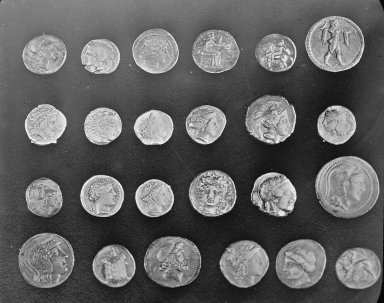
#> input picture skimage.data.coins(), 384 x 303 px; the run also reads 4 pictures not shown here
$ jupyter execute 02_image_segmentation_edges_regions_clustering.ipynb
#> lines starting #> are read from the running program, lines starting #| are printed output that depends on the picture; after the words box and inside, x2 and y2 are one past the last pixel; in counts of white or black regions, pixels touching at a corner belong together
<style>
    pre {
        white-space: pre-wrap;
        word-wrap: break-word;
    }
</style>

<div style="display:flex; justify-content:space-around; align-items:center; background-color:#cccccc; padding:5px; border:2px solid #333333;">
    <a href="https://estudios.upct.es/grado/5251/inicio" target="_blank">

    <a href="https://www.um.es/web/estudios/grados/ciencia-ingenieria-datos/" target="_blank">

</div>

___
### **Sesión 08**
## Segmentación basada en Bordes, Regiones, Clustering y Movimiento
___

### Objetivos
- Utilizar algoritmos de **detección de bordes** para segmentar imágenes digitales de manera efectiva.
- Aplicar técnicas de **segmentación basada en regiones**, incluyendo el crecimiento de regiones y el algoritmo de watershed.
- Explorar métodos de **segmentación por clustering**, como el algoritmo SLIC para la creación de superpíxeles.
- Implementar técnicas de **segmentación basada en movimiento** para detectar y rastrear objetos en secuencias de imágenes o videos.
- Desarrollar la capacidad de **ajustar y optimizar** estos métodos para mejorar la segmentación de imágenes.

### Contenidos
- [Revisión de Conceptos](#conceptos09)
- [Segmentación basada en Bordes](#bordes09)
- [Segmentación basada en Regiones](#regiones09)
- [Segmentación basada en Clustering](#clustering09)
- [Segmentación basada en Movimiento](#movimiento09)
- [Ejercicios de práctica](#ejercicios09)

<div style="page-break-before: always;"></div>

___
<a class='anchor' id='conceptos09'></a>

## Revisión de Conceptos

### *Segmentación de Imágenes*

<div style="display:flex; justify-content:space-around; align-items:center;">

</div>
<br>

### *Tipos de Enfoques*

| Enfoque           | Descripción                                                                                                     | Métodos/Aplicaciones                                  |
|---------------------------|-----------------------------------------------------------------------------------------------------------------|-------------------------------------------------------|
| **Umbralización**         | Separa los píxeles de una imagen basándose en la intensidad del color, asignando píxeles a segmentos según umbrales específicos. | Métodos simples basados en un umbral global, umbralización adaptativa, y Otsu para determinar automáticamente el mejor umbral. |
| **Bordes**      | Identifica contornos de objetos mediante diferencias de intensidad.                                             | Algoritmos como Canny, Sobel, y Prewitt. Uso de técnicas de relleno para formar áreas segmentadas.           |
| **Regiones**    | Subdivide la imagen en áreas conectadas que representan objetos significativos.                                  | Técnicas como el Crecimiento de Regiones y Watershed.       |
| **Clustering**  | Agrupa píxeles basándose en características como color o textura para formar clústeres o superpíxeles.           | SLIC para la creación de superpíxeles basados en color y textura.|
| **Movimiento**  | Separa objetos en movimiento de aquellos estáticos en secuencias de video o imágenes.                            | Técnicas como sustracción de fondo, utilizando la mediana de los frames para establecer un fondo estático.  |

<br><br>

<div style="page-break-before: always;"></div>

___
<a class='anchor' id='bordes09'></a>

## Segmentación basada en Bordes

La segmentación basada en bordes se centra en identificar los contornos de los objetos en una imagen y rellenar el interior de los bordes cerrados para segmentar claramente las diferentes regiones de la imagen. El siguiente código muestra cómo realizar esta operación en *scikit-image*.

[cell 1]
import numpy as np
import matplotlib.pyplot as plt
from skimage import data
from skimage.feature import canny
from scipy import ndimage as ndi

# Cargar la imagen de monedas de skimage
coins = data.coins()
#> coins is the input picture: shape (303, 384); min 1, max 252, mean 96.9

# Dividimos por 255 para normalizar los valores de intensidad entre 0 y 1 (opcional)
coins = coins / 255.0

# Detectamos los bordes en la imagen utilizando el algoritmo de Canny
edges = canny(coins)
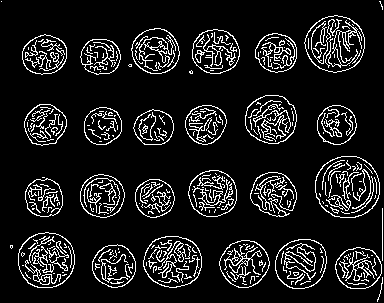
#> edges: shape (303, 384) bool; 11% white in thin lines or dots

# Rellenamos los contornos cerrados para obtener las regiones segmentadas
fill_coins = ndi.binary_fill_holes(edges)
#> fill_coins: shape (303, 384) bool; 34.5% white; 43 white regions (14 under 20 px), largest, box (x1, y1, x2, y2) and area: (315, 156, 380, 218) 3254, (304, 15, 365, 73) 2705, (18, 232, 75, 288) 2562

# Mostrar los resultados
fig, axes = plt.subplots(1, 3, figsize=(12, 5))
axes[0].imshow(coins, cmap="gray"); axes[0].set_axis_off(); axes[0].set_title('Imagen Original')
axes[1].imshow(edges, cmap="gray"); axes[1].set_axis_off(); axes[1].set_title('Bordes con Canny')
axes[2].imshow(fill_coins, cmap="gray"); axes[2].set_axis_off(); axes[2].set_title('Contornos cerrados')
plt.tight_layout()
plt.show()

Como puedes observar, la función `binary_fill_holes` nos permite rellenar todos los contornos cerrados de la imagen, generando el correspondiente mapa de segmentación. Sin embargo, es importante destacar que el resultado obtenido no ha sido perfecto debido a que la configuración utilizada para Canny no ha segmentado correctamente todas las monedas, generando zonas de ruido y dejando incluso el contorno de una moneda sin cerrar. Para eliminar artefactos ruidosos, en futuras prácticas aplicaremos técnicas de morfología matemática. No obstante, por ahora nos centraremos en ajustar los parámetros del algoritmo de Canny para lograr una detección de bordes más robusta.

[cell 2]
# Detectamos los bordes de forma más robusta
edges2 = canny(coins, sigma=4)
#> edges2: shape (303, 384) bool; 3.3% white in thin lines or dots, all inside (x1, y1, x2, y2) = (18, 16, 381, 289)

# Rellenamos los contornos cerrados
fill_coins2 = ndi.binary_fill_holes(edges2)
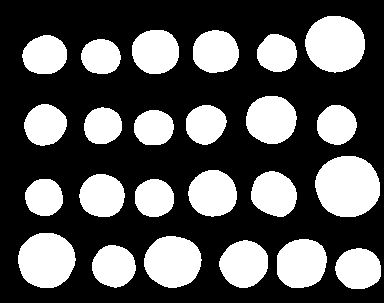
#> fill_coins2: shape (303, 384) bool; 34.1% white; 24 white regions, largest, box (x1, y1, x2, y2) and area: (315, 156, 380, 217) 3160, (305, 16, 365, 73) 2683, (18, 233, 76, 288) 2509

# Mostrar los resultados
fig, axes = plt.subplots(1, 3, figsize=(12, 5))
axes[0].imshow(coins, cmap="gray"); axes[0].set_axis_off(); axes[0].set_title('Imagen Original')
axes[1].imshow(edges2, cmap="gray"); axes[1].set_axis_off(); axes[1].set_title('Bordes más Robustos')
axes[2].imshow(fill_coins2, cmap="gray"); axes[2].set_axis_off(); axes[2].set_title('Contornos cerrados')
plt.tight_layout()
plt.show()

<div style="page-break-before: always;"></div>

___
<a class='anchor' id='regiones09'></a>

## Segmentación basada en Regiones

La segmentación basada en regiones es un enfoque que se centra en dividir una imagen en áreas conectadas que representan objetos o partes significativas de una escena. A continuación, exploraremos algunas de las técnicas más relevantes.

### Crecimiento de Regiones

El [crecimiento de regiones](https://en.wikipedia.org/wiki/Image_segmentation#Region-growing_methods) es una técnica de segmentación que comienza seleccionando uno o más píxeles semillas y luego expande la región agregando píxeles vecinos que son similares a los píxeles de la región. Este enfoque es iterativo y se basa en un criterio de similitud que puede incluir la intensidad del píxel, el color, la textura u otros atributos. La expansión continúa hasta que no hay más píxeles vecinos que cumplan con el criterio de similitud. El siguiente código ejemplifica este tipo de técnica.

[cell 3]
import numpy as np
import matplotlib.pyplot as plt
from skimage import data

# Cargar la imagen de monedas de skimage
coins = data.coins()

# Normalizar la imagen
coins = coins / 255.0

# Inicializar la imagen de segmentación con ceros
segmentation = np.zeros_like(coins)

# Definir la semilla sobre la primera moneda
seed = (50,50)
segmentation[seed] = 1

# Definir el umbral de intensidad (teniendo en cuenta la normalización entre 0 y 1)
threshold = 0.04

# Función para obtener los vecinos de un píxel (8-conectividad)
def get_neighbors(x, y, shape):
    neighbors = []
    for dx in [-1, 0, 1]:
        for dy in [-1, 0, 1]:
            if dx == 0 and dy == 0:
                continue
            nx, ny = x + dx, y + dy
            if 0 <= nx < shape[0] and 0 <= ny < shape[1]:
                neighbors.append((nx, ny))
    return neighbors

# Lista de píxeles a procesar
to_process = [seed]

# Algoritmo de crecimiento de regiones
while to_process:
    x, y = to_process.pop()
    for nx, ny in get_neighbors(x, y, coins.shape):
        if segmentation[nx, ny] == 0 and abs(coins[nx, ny] - coins[x, y]) < threshold:
            segmentation[nx, ny] = 1
            to_process.append((nx, ny))

# Mostrar los resultados
fig, axes = plt.subplots(1, 2, figsize=(10, 5))
axes[0].imshow(coins, cmap="gray"); axes[0].set_axis_off(); axes[0].set_title('Imagen Original')
axes[1].imshow(segmentation, cmap="gray"); axes[1].set_axis_off(); axes[1].set_title('Segmentación Primera Moneda')
plt.tight_layout()
plt.show()

Como se puede observar, la segmentación por crecimiento de regiones permite identificar áreas homogéneas, como la moneda sobre la que se sitúa la semilla inicial. Sin embargo, es crucial ajustar adecuadamente el umbral de intensidad para garantizar una segmentación precisa. Un umbral mal ajustado puede generar fácilmente segmentaciones incorrectas, por lo que resulta esencial experimentar con diferentes valores y preprocesar la imagen para minimizar el ruido y mejorar la calidad de la segmentación.

### Algoritmo de Watershed

El algoritmo de [Watershed](https://en.wikipedia.org/wiki/Watershed_(image_processing)) es una técnica de segmentación que interpreta la imagen como una superficie tridimensional, donde las intensidades de los píxeles se consideran alturas. Se comienza marcando los puntos más bajos (mínimos locales) y se simula el llenado de agua desde estos puntos. A medida que el agua sube, se llenan las cuencas hasta que se encuentran, formando las líneas de cresta que separan las diferentes regiones. Esta técnica es muy efectiva para segmentar objetos en imágenes donde los bordes no son fácilmente detectables por métodos de detección de bordes convencionales. El siguiente código de ejemplo ilustra cómo se aplica el algoritmo de Watershed para segmentar una imagen en regiones significativas.

[cell 4]
import numpy as np
import matplotlib.pyplot as plt
from skimage import data
from skimage.filters import sobel
from skimage.segmentation import watershed
from scipy import ndimage as ndi
from skimage.color import label2rgb

# Cargar la imagen de monedas de skimage
coins = data.coins()

# Normalizar la imagen (opcional)
coins = coins / 255.0

# Calcular el mapa de elevación utilizando el filtro de Sobel
elevation_map = sobel(coins)

# Crear los marcadores
markers = np.zeros(coins.shape, dtype=np.int32)
markers[(10,10)]= 1 # marcador en el fondo
markers[(50,50)]= 2 # marcador en la primera moneda
markers[(50,150)]= 3 # marcador en la tercera moneda

# Aplicar el algoritmo de Watershed
segmentation = watershed(elevation_map, markers)
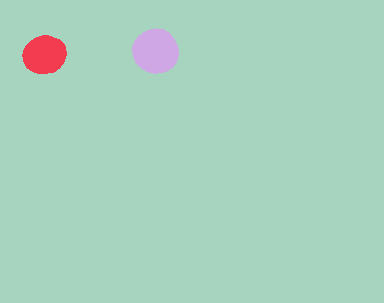
#> segmentation: shape (303, 384) int32; 3 distinct labels, from 1 to 3; one colour per label, 0 black

# Rellenar los agujeros en la segmentación
segmentation_filled = ndi.binary_fill_holes(segmentation - 1) # restamos 1 para tener fondo=0, monedas=1,2
#> segmentation_filled: shape (303, 384) bool; 2.6% white; 2 white regions, box (x1, y1, x2, y2) and area: (132, 28, 179, 74) 1650, (22, 35, 67, 74) 1353

# Etiquetar las regiones segmentadas
labeled_coins, _ = ndi.label(segmentation_filled)
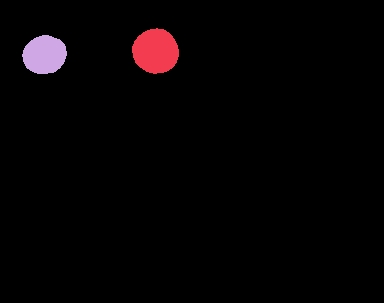
#> labeled_coins: shape (303, 384) int32; 3 distinct labels, from 0 to 2; one colour per label, 0 black

# Superponer las etiquetas en la imagen original
image_label_overlay = label2rgb(labeled_coins, image=coins, bg_label=0)
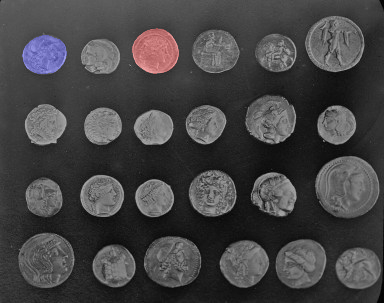
#> image_label_overlay: shape (303, 384, 3) float64; mean R, G, B 0.27, 0.266, 0.269

# Mostrar los resultados en un subplot de 2x2
fig, axes = plt.subplots(2, 2, figsize=(10, 8))
axes[0, 0].imshow(elevation_map, cmap="gray")
axes[0, 0].set_axis_off()
axes[0, 0].set_title('Mapa de Elevación')
axes[0, 1].imshow(markers, cmap="gray")
axes[0, 1].set_axis_off()
axes[0, 1].set_title('Marcadores')
axes[1, 0].imshow(segmentation_filled, cmap="gray")
axes[1, 0].set_axis_off()
axes[1, 0].set_title('Segmentación Rellenada')
axes[1, 1].imshow(image_label_overlay)
axes[1, 1].set_axis_off()
axes[1, 1].set_title('Monedas Etiquetadas')
plt.tight_layout()
plt.show()
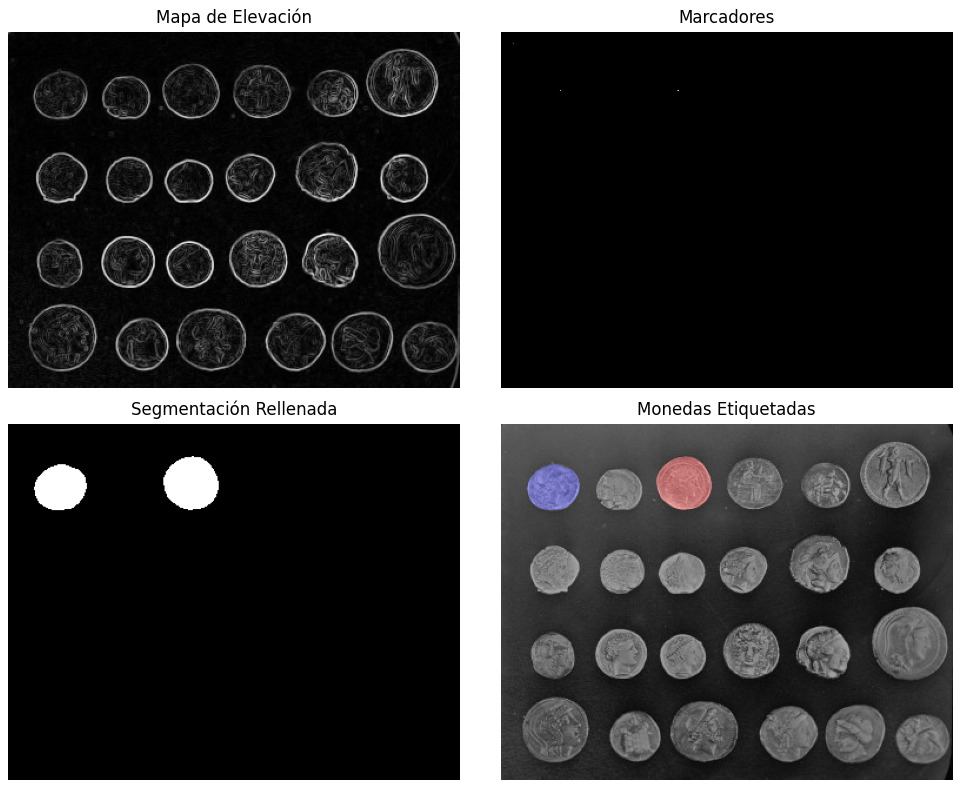
#> figure drawn by matplotlib, 4 panels

Los resultados muestran que el algoritmo de Watershed es capaz de segmentar las monedas en la imagen de manera efectiva. El mapa de elevación calculado con el filtro de Sobel ayuda a delinear los contornos de las monedas, mientras que los marcadores iniciales guían la segmentación al marcar el fondo y las dos monedas seleccionadas. En este caso, el resultado obtenido es bastante bueno, pero, en general, es necesario ajustar cuidadosamente los marcadores y realizar un preprocesamiento adecuado para reducir el ruido y mejorar la precisión de la segmentación. La imagen final muestra las dos monedas segmentadas, superpuestas sobre la imagen original.

<div style="page-break-before: always;"></div>

___
<a class='anchor' id='clustering09'></a>

## Segmentación basada en Clustering

La segmentación basada en clustering es una técnica que agrupa píxeles de una imagen en distintas regiones o clústeres según sus características similares, como la intensidad del color o la textura. Este método no requiere información previa sobre los objetos en la imagen, sino que clasifica los píxeles basándose en sus similitudes. Técnicas como K-means, Mean Shift y clustering jerárquico son comúnmente utilizadas para este propósito. La segmentación por clustering es especialmente útil en aplicaciones donde los objetos no tienen contornos bien definidos, permitiendo una segmentación más flexible y adaptativa de las diferentes regiones de la imagen.

### Algoritmo SLIC (superpíxeles)

Una de las técnicas más avanzadas y populares de segmentación por clustering es SLIC (Simple Linear Iterative Clustering). SLIC agrupa píxeles en superpíxeles, que son regiones compactas y similares dentro de la imagen. Este algoritmo es especialmente eficiente para segmentar imágenes en regiones significativas, lo que facilita el procesamiento y análisis posterior. A continuación, se muestra un ejemplo de cómo aplicar el algoritmo SLIC para segmentar una imagen.

[cell 5]
import numpy as np
import matplotlib.pyplot as plt
from skimage import data, color
from skimage.segmentation import slic, mark_boundaries

# Cargar la imagen de monedas de skimage
coins = data.coins()

# Normalizar la imagen (opcional)
coins = coins / 255.0

# Convertir la imagen a RGB (SLIC requiere imágenes en color)
coins_rgb = color.gray2rgb(coins)

# Aplicar SLIC para segmentar la imagen en superpíxeles
segments = slic(coins_rgb, n_segments=800, compactness=10, sigma=2, start_label=1)
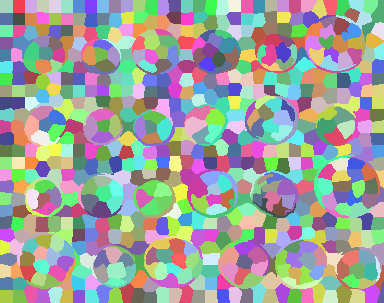
#> segments: shape (303, 384) int64; 675 distinct labels, from 1 to 675; one colour per label, 0 black

# Mostrar los resultados
fig, axes = plt.subplots(1, 2, figsize=(10, 5))
axes[0].imshow(coins, cmap="gray"); axes[0].set_axis_off(); axes[0].set_title('Imagen Original')
segmented_image = mark_boundaries(coins_rgb, segments) # marcar los límites de los superpíxeles en la imagen original
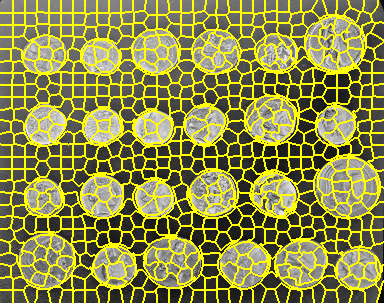
#> segmented_image: shape (303, 384, 3) float64; mean R, G, B 0.556, 0.556, 0.271
axes[1].imshow(segmented_image); axes[1].set_axis_off(); axes[1].set_title('Segmentación con SLIC')
plt.tight_layout()
plt.show()

En este código, el algoritmo SLIC se utiliza para segmentar la imagen en superpíxeles, proporcionando una representación más estructurada y manejable de la imagen original. Esto facilita la identificación y análisis de las diferentes regiones de la imagen, permitiendo una segmentación más precisa y eficiente. Los parámetros más importantes de la función `slic` incluyen `n_segments`, que determina el número de superpíxeles, `compactness`, que controla la adherencia a los bordes, y `sigma`, que suaviza la imagen para reducir el ruido, permitiendo ajustar el algoritmo a las características específicas de la imagen. Fíjate que la función `slic` devuelve como resultado un mapa de etiquetas, donde cada píxel contiene un valor entero que indica el superpíxel al que pertenece.

<div style="page-break-before: always;"></div>

___
<a class='anchor' id='movimiento09'></a>

## Segmentación basada en Movimiento

La segmentación basada en movimiento es una técnica que identifica y separa objetos en una secuencia de imágenes o videos basándose en el cambio de posición de los píxeles a lo largo del tiempo. Utilizando métodos como la sustracción de fondo, es posible distinguir entre píxeles en movimiento y estáticos. Este tipo de segmentación es especialmente útil en aplicaciones de vigilancia, seguimiento de objetos y análisis de tráfico, donde es crucial detectar objetos en movimiento de manera precisa y dinámica.

[cell 6]
import numpy as np
import matplotlib.pyplot as plt
from skimage import data, color
from skimage.filters import threshold_otsu
from skimage.feature import canny

# Cargar una secuencia de imágenes
# Usaremos la secuencia de imágenes del vídeo de la biblioteca de skimage
video = data.camera()
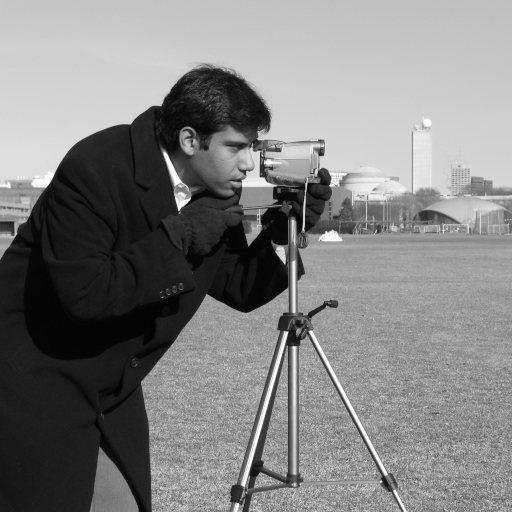
#> input picture skimage.data.camera(), 512 x 512 px
#> video is the input picture: shape (512, 512); min 0, max 255, mean 129.1
video = np.stack([video for _ in range(10)], axis=0)  # Simular un vídeo con múltiples frames idénticos

# Añadir movimiento en la secuencia
for i in range(10):
    video[i] = np.roll(video[i], shift=i, axis=1)

# Estimar el fondo como la mediana de todos los frames
background = np.median(video, axis=0)

# Mostrar el fondo
plt.figure(figsize=(10, 5))
plt.imshow(background, cmap='gray')
plt.title('Fondo Calculado')
plt.axis('off')
plt.tight_layout()
plt.show()

# Detectar movimiento restando el fondo de cada frame
motion_masks = np.abs(video - background) > threshold_otsu(np.abs(video - background))

# Mostrar un frame con su máscara de movimiento
fig, axes = plt.subplots(1, 2, figsize=(10, 5))
axes[0].imshow(video[5], cmap='gray')
axes[0].set_title('Frame Original')
axes[0].axis('off')
axes[1].imshow(motion_masks[5], cmap='gray')
axes[1].set_title('Máscara de Movimiento')
axes[1].axis('off')
plt.tight_layout()
plt.show()
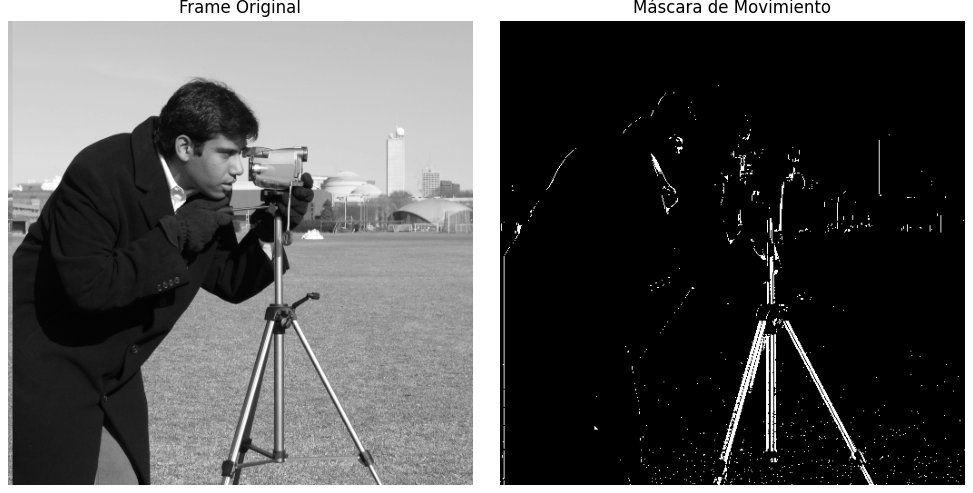
#> figure drawn by matplotlib, 2 panels

Este código muestra un ejemplo de cómo detectar movimiento en una secuencia de imágenes utilizando la técnica de sustracción de fondo. Primero, se calcula el fondo como la mediana de todos los frames del video. Luego, se detecta el movimiento restando el fondo de cada frame y aplicando un umbral para identificar las áreas en movimiento. En este ejemplo, el fondo calculado se muestra junto con un frame original y su correspondiente máscara de movimiento, lo que permite visualizar las diferencias entre el fondo estático y las regiones dinámicas de la escena. Esta técnica es eficaz para detectar cambios en secuencias de video, especialmente en escenarios con fondos relativamente constantes.

<div style="page-break-before: always;"></div>

___
<a class='anchor' id='ejercicios09'></a>

## Ejercicios de práctica

### *Ejercicio 1. Segmentación de Aves*

Desarrolla un programa en Python para segmentar la imagen `images/birds.jpg` utilizando técnicas de segmentación por bordes. Comienza cargando la imagen y analizándola. Seguidamente, aplica la técnica de detección de bordes que consideres más apropiada, junto con los preprocesamientos necesarios para mejorar la detección de contornos de las aves que aparecen en la imagen. Ajusta cuidadosamente todos los elementos para asegurar que se realiza una segmentación clara y precisa. Finalmente, muestra la imagen original, el mapa de bordes detectado y la imagen final segmentada.

<div style="text-align: center; margin-bottom: 20px;">
    <h3>Resultado esperado</h3>
</div>
<div style="display:flex; justify-content:center; align-items:center;">

</div>
<br><br>

[cell 7]
# Segmentación, aplicar Canny
from skimage.io import imread
from scipy.ndimage import gaussian_laplace


original = imread('images/birds.jpg')
#> (the rest of the program and of its run is left out)
